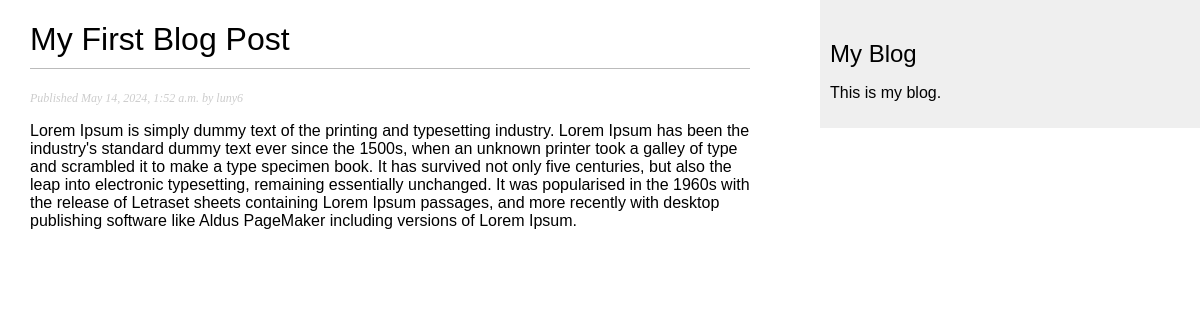
The app's page /blog/2024/5/14/first-blog-post/ with its own data.
### blog/models.py (models this page shows, shortened)
class Post(models.Model):
    class Status(models.TextChoices):
        DRAFT = 'DF', 'Draft'
        PUBLISHED = 'PB', 'Published'
    title = models.CharField(max_length=250)
    slug = models.SlugField(max_length=250, unique_for_date='publish')#92
    author = models.ForeignKey(settings.AUTH_USER_MODEL, on_delete=models.CASCADE, related_name='blog_posts')
    body = models.TextField()
    publish = models.DateTimeField(default=timezone.now)
    created = models.DateTimeField(auto_now_add=True)
    updated = models.DateTimeField(auto_now=True)
    status = models.CharField(max_length=2, choices=Status, default=Status.DRAFT)
    objects = models.Manager()
    published = PublishedManager()
    class Meta:
        ordering = ['-publish']
        indexes = [
            models.Index(fields=['-publish']),
            ]

### blog/views.py (the view)
# urls.py: path('<int:year>/<int:month>/<int:day>/<slug:post>/', views.post_detail, name='post_detail'),
def post_detail(request, year, month, day, post):
    post = get_object_or_404(Post, status=Post.Status.PUBLISHED, slug=post, publish__year=year,
                             publish__month=month,publish__day=day)
    return render(request, 'blog/post/detail.html', {'post': post})

### blog/templates/blog/post/detail.html (shortened to what this page needs)
{% extends 'blog/base.html' %}
{% block content %}
    <h1>{{ post.title }}</h1>
    <p class="date">Published {{ post.publish }} by {{ post.author  }}</p>
    {{  post.body|linebreaks  }}
{% endblock %}

### blog/static/css/blog.css (style rules this page uses)
body { margin:0; padding:0; font-family:helvetica, sans-serif; }
h1 { font-weight:normal; border-bottom:1px solid #bbb; padding:0 0 10px 0; }
p.date { color:#ccc; font-family: georgia, serif; font-size: 12px; font-style: italic; }

### records on screen
Post: title "My First Blog Post", publish "May 14, 2024, 1:52 a.m.", author "luny6", body "Lorem Ipsum is simply dummy text of the printing and typesetting industry. Lorem Ipsum has been the industry's standard dummy text ever since the 1500s, when an unknown printer took a galley of type and scrambled it to make a type specimen book. It has survived not only five centuries, but also the leap into electronic typesetting, remaining essentially unchanged. It was popularised in the 1960s with the release of Letraset sheets containing Lorem Ipsum passages, and more recently with desktop publishing software like Aldus PageMaker including versions of Lorem Ipsum."
